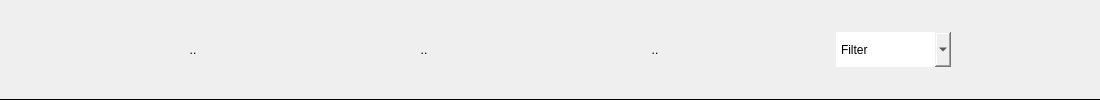
                  <widget class="QWidget" name="header_4" native="true">
                   <property name="minimumSize">
                    <size>
                     <width>1100</width>
                     <height>0</height>
                    </size>
                   </property>
                   <property name="maximumSize">
                    <size>
                     <width>16777215</width>
                     <height>145</height>
                    </size>
                   </property>
                   <property name="styleSheet">
                    <string notr="true">border-bottom: 1px solid rgb(0, 0, 0);
border-radius: 0px;</string>
                   </property>
                   <layout class="QVBoxLayout" name="verticalLayout_21">
                    <property name="leftMargin">
                     <number>0</number>
                    </property>
                    <property name="topMargin">
                     <number>0</number>
                    </property>
                    <property name="rightMargin">
                     <number>0</number>
                    </property>
                    <property name="bottomMargin">
                     <number>0</number>
                    </property>
                    <item>
                     <widget class="QWidget" name="widget_22" native="true">
                      <property name="minimumSize">
                       <size>
                        <width>0</width>
                        <height>0</height>
                       </size>
                      </property>
                      <property name="maximumSize">
                       <size>
                        <width>16777215</width>
                        <height>1000</height>
                       </size>
                      </property>
                      <property name="mouseTracking">
                       <bool>true</bool>
                      </property>
                      <property name="styleSheet">
                       <string notr="true">border:none;</string>
                      </property>
                      <layout class="QHBoxLayout" name="horizontalLayout_25">
                       <item>
                        <widget class="QWidget" name="widget_24" native="true">
                         <property name="minimumSize">
                          <size>
                           <width>0</width>
                           <height>0</height>
                          </size>
                         </property>
                         <property name="styleSheet">
                          <string notr="true">border:none;</string>
                         </property>
                         <layout class="QHBoxLayout" name="horizontalLayout_26">
                          <property name="topMargin">
                           <number>5</number>
                          </property>
                          <property name="rightMargin">
                           <number>11</number>
                          </property>
                          <property name="bottomMargin">
                           <number>5</number>
                          </property>
                          <item>
                           <widget class="QToolButton" name="addScoreBtn_3">
                            <property name="minimumSize">
                             <size>
                              <width>100</width>
                              <height>35</height>
                             </size>
                            </property>
                            <property name="styleSheet">
                             <string notr="true">#addScoreBtn{
	font-size:16px;	
}

#addScoreBtn::hover{
font-size:20px;
color: rgb(58, 45, 132);
background-color: rgb(232, 232, 232);
}</string>
                            </property>
                            <property name="text">
                             <string>..</string>
                            </property>
                           </widget>
                          </item>
                          <item>
                           <widget class="QToolButton" name="editScoreBtn_3">
                            <property name="minimumSize">
                             <size>
                              <width>100</width>
                              <height>35</height>
                             </size>
                            </property>
                            <property name="styleSheet">
                             <string notr="true">#editScoreBtn{
	font-size:16px;	
}

#editScoreBtn::hover{
font-size:20px;
color: rgb(58, 45, 132);
background-color: rgb(232, 232, 232);
}</string>
                            </property>
                            <property name="text">
                             <string>..</string>
                            </property>
                           </widget>
                          </item>
                          <item>
                           <widget class="QToolButton" name="exportScoreBtn_3">
                            <property name="minimumSize">
                             <size>
                              <width>100</width>
                              <height>35</height>
                             </size>
                            </property>
                            <property name="font">
                             <font/>
                            </property>
                            <property name="styleSheet">
                             <string notr="true">#exportScoreBtn{
	font-size:16px;
	
}

#exportScoreBtn::hover{
font-size:20px;
color: rgb(58, 45, 132);
background-color: rgb(232, 232, 232);
}</string>
                            </property>
                            <property name="text">
                             <string>..</string>
                            </property>
                           </widget>
                          </item>
                          <item>
                           <widget class="QComboBox" name="filterScoreCB_3">
                            <property name="minimumSize">
                             <size>
                              <width>115</width>
                              <height>35</height>
                             </size>
                            </property>
                            <property name="maximumSize">
                             <size>
                              <width>115</width>
                              <height>16777215</height>
                             </size>
                            </property>
                            <property name="styleSheet">
                             <string notr="true">#filterScoreCB{
border-radius: 8px;
font-size: 15px;
padding-left: 8px;
border: 0px solid rgb(99, 99, 99);
background-color: rgb(227, 227, 227)
}

#filterScoreCB:hover{
	background-color: rgb(206, 206, 206);
}

#filterScoreCB::down-arrow {
    image: url(:/UI/icons/chevron-down.svg);
    width: 14px;
    height: 14px;
}

#filterScoreCB::drop-down {
	border: 0px;
    subcontrol-origin: padding;
    subcontrol-position: top right;
    width: 20px; /* chiều rộng của nút mũi tên */
	padding-right: 2px;
}</string>
                            </property>
                            <property name="editable">
                             <bool>false</bool>
                            </property>
                            <property name="iconSize">
                             <size>
                              <width>15</width>
                              <height>15</height>
                             </size>
                            </property>
                            <item>
                             <property name="text">
                              <string>Filter</string>
                             </property>
                             <property name="icon">
                              <iconset>
                               <normaloff>C:/Users/lenovo/.designer/icons/filter.svg</normaloff>C:/Users/lenovo/.designer/icons/filter.svg</iconset>
                             </property>
                            </item>
                            <item>
                             <property name="text">
                              <string>sort A - Z</string>
                             </property>
                            </item>
                            <item>
                             <property name="text">
                              <string>sort Z - A</string>
                             </property>
                            </item>
                           </widget>
                          </item>
                         </layout>
                        </widget>
                       </item>
                      </layout>
                     </widget>
                    </item>
                   </layout>
                  </widget>
